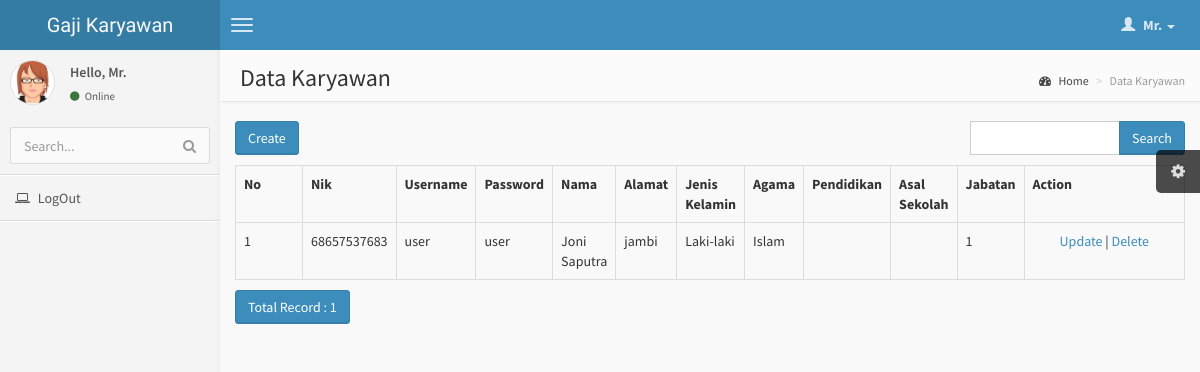
The app's page /index.php/karyawan with its own data.
### tables this page shows
CREATE TABLE `karyawan` (
  `id_karyawan` int(11) NOT NULL AUTO_INCREMENT,
  `nik` varchar(20) DEFAULT NULL,
  `username` varchar(50) DEFAULT NULL,
  `password` varchar(50) DEFAULT NULL,
  `nama` varchar(100) DEFAULT NULL,
  `alamat` text,
  `jenis_kelamin` varchar(10) DEFAULT NULL,
  `agama` varchar(20) DEFAULT NULL,
  `pendidikan` varchar(50) DEFAULT NULL,
  `asal_sekolah` varchar(100) DEFAULT NULL,
  `id_pekerjaan` int(11) DEFAULT NULL,
  PRIMARY KEY (`id_karyawan`)
);

### application/controllers/Karyawan.php (called while the page is built, shortened)
<?php
class Karyawan extends CI_Controller
{
    function __construct()
    {
        $this->load->model('Karyawan_model');
        $this->load->library('form_validation');
    }
    public function index()
    {
        $q = urldecode($this->input->get('q', TRUE));
        $start = intval($this->input->get('start'));
        if ($q <> '') {
            $config['base_url'] = base_url() . 'karyawan/index.html?q=' . urlencode($q);
            $config['first_url'] = base_url() . 'karyawan/index.html?q=' . urlencode($q);
        } else {
            $config['base_url'] = base_url() . 'karyawan/index.html';
            $config['first_url'] = base_url() . 'karyawan/index.html';
        }
        $config['per_page'] = 10;
        $config['page_query_string'] = TRUE;
        $config['total_rows'] = $this->Karyawan_model->total_rows($q);
        $karyawan = $this->Karyawan_model->get_limit_data($config['per_page'], $start, $q);
        $this->load->library('pagination');
        $this->pagination->initialize($config);
        $data = array(
            'karyawan_data' => $karyawan,
            'q' => $q,
            'pagination' => $this->pagination->create_links(),
            'total_rows' => $config['total_rows'],
            'start' => $start,
            'konten' => 'karyawan/karyawan_list',
            'judul' => 'Data Karyawan',
        );
        $this->load->view('v_index', $data);
    }
}

### index.php (called while the page is built, shortened)
<?php
require_once BASEPATH.'core/CodeIgniter.php';

### application/config/config.php (called while the page is built, shortened)
<?php
$config['base_url'] = "http://".$_SERVER['HTTP_HOST'];
$config['base_url'] .= preg_replace('@/+$@','',dirname($_SERVER['SCRIPT_NAME'])).'/';
$config['index_page'] = '';
$config['uri_protocol']	= 'REQUEST_URI';
$config['url_suffix'] = '.html';
$config['language']	= 'english';
$config['charset'] = 'UTF-8';
$config['enable_hooks'] = FALSE;
$config['subclass_prefix'] = 'MY_';
$config['composer_autoload'] = FALSE;
$config['permitted_uri_chars'] = 'a-z 0-9~%.:_\-';
$config['enable_query_strings'] = FALSE;
$config['controller_trigger'] = 'c';
$config['function_trigger'] = 'm';
$config['directory_trigger'] = 'd';
$config['allow_get_array'] = TRUE;
$config['log_threshold'] = 0;
$config['log_path'] = '';
$config['log_file_extension'] = '';
$config['log_file_permissions'] = 0644;
$config['log_date_format'] = 'Y-m-d H:i:s';
$config['error_views_path'] = '';
$config['cache_path'] = '';
$config['cache_query_string'] = FALSE;
$config['encryption_key'] = 'gfjfgjfgsg564674';
$config['sess_driver'] = 'files';
$config['sess_cookie_name'] = 'ci_session';
$config['sess_expiration'] = 7200;
$config['sess_save_path'] = NULL;
$config['sess_match_ip'] = FALSE;
$config['sess_time_to_update'] = 300;
$config['sess_regenerate_destroy'] = FALSE;
$config['cookie_prefix']	= '';
$config['cookie_domain']	= '';
$config['cookie_path']		= '/';
$config['cookie_secure']	= FALSE;
$config['cookie_httponly'] 	= FALSE;
$config['standardize_newlines'] = FALSE;
$config['global_xss_filtering'] = FALSE;
$config['csrf_protection'] = FALSE;
$config['csrf_token_name'] = 'csrf_test_name';
$config['csrf_cookie_name'] = 'csrf_cookie_name';
$config['csrf_expire'] = 7200;
$config['csrf_regenerate'] = TRUE;
$config['csrf_exclude_uris'] = array();
$config['compress_output'] = FALSE;
$config['time_reference'] = 'local';
$config['rewrite_short_tags'] = FALSE;
$config['proxy_ips'] = '';

### application/models/Karyawan_model.php (called while the page is built, shortened)
<?php
class Karyawan_model extends CI_Model
{
    public $table = 'karyawan';
    public $id = 'id_karyawan';
    public $order = 'DESC';
    function total_rows($q = NULL) {
        $this->db->like('id_karyawan', $q);
	$this->db->or_like('nik', $q);
	$this->db->or_like('username', $q);
	$this->db->or_like('password', $q);
	$this->db->or_like('nama', $q);
	$this->db->or_like('alamat', $q);
	$this->db->or_like('jenis_kelamin', $q);
	$this->db->or_like('id_pekerjaan', $q);
	$this->db->from($this->table);
        return $this->db->count_all_results();
    }
    function get_limit_data($limit, $start = 0, $q = NULL) {
        $this->db->order_by($this->id, $this->order);
        $this->db->like('id_karyawan', $q);
	$this->db->or_like('nik', $q);
	$this->db->or_like('username', $q);
	$this->db->or_like('password', $q);
	$this->db->or_like('nama', $q);
	$this->db->or_like('alamat', $q);
	$this->db->or_like('jenis_kelamin', $q);
	$this->db->or_like('id_pekerjaan', $q);
	$this->db->limit($limit, $start);
        return $this->db->get($this->table);
    }
}

### application/views/karyawan/karyawan_list.php (the view, shortened to what this page needs)
<div class="row" style="margin-bottom: 10px">
    <div class="col-md-4">
        <?php echo anchor(site_url('karyawan/create'),'Create', 'class="btn btn-primary"'); ?>
    </div>
    <div class="col-md-4 text-center">
    </div>
    <div class="col-md-1 text-right">
    </div>
    <div class="col-md-3 text-right">
        <form action="<?php echo site_url('karyawan/index'); ?>" class="form-inline" method="get">
            <div class="input-group">
                <input type="text" class="form-control" name="q" value="<?php echo $q; ?>">
                <span class="input-group-btn">
                  <button class="btn btn-primary" type="submit">Search</button>
                </span>
            </div>
        </form>
    </div>
</div>
<table class="table table-bordered" style="margin-bottom: 10px">
    <tr>
        <th>No</th>
        <th>Nik</th>
        <th>Username</th>
        <th>Password</th>
        <th>Nama</th>
        <th>Alamat</th>
        <th>Jenis Kelamin</th>
        <th>Agama</th>
        <th>Pendidikan</th>
        <th>Asal Sekolah</th>
        <th>Jabatan</th>
        <th>Action</th>
    </tr><?php
    if ($karyawan_data->num_rows() > 0) {
    foreach ($karyawan_data->result() as $karyawan)
    {
        ?>
        <tr>
    <td width="80px"><?php echo ++$start ?></td>
    <td><?php echo $karyawan->nik ?></td>
    <td><?php echo $karyawan->username ?></td>
    <td><?php echo $karyawan->password ?></td>
    <td><?php echo $karyawan->nama ?></td>
    <td><?php echo $karyawan->alamat ?></td>
    <td><?php echo $karyawan->jenis_kelamin ?></td>
    <td><?php echo $karyawan->agama ?></td>
    <td><?php echo $karyawan->pendidikan ?></td>
    <td><?php echo $karyawan->asal_sekolah ?></td>
    <td><?php echo $karyawan->id_pekerjaan ?></td>
    <td style="text-align:center" width="200px">
        <?php
        echo anchor(site_url('karyawan/update/'.$karyawan->id_karyawan),'Update');
        echo ' | ';
        echo anchor(site_url('karyawan/delete/'.$karyawan->id_karyawan),'Delete','onclick="javasciprt: return confirm(\'Are You Sure ?\')"');
        ?>
    </td>
</tr>
        <?php
    }
    } else {
        ?>
        <tr>
            <th colspan="12"><center>DATA TIDAK DI TEMUKAN</center></th>
        </tr>
        <?php
    }
    ?>
</table>
<div class="row">
    <div class="col-md-6">
        <a href="#" class="btn btn-primary">Total Record : <?php echo $total_rows ?></a>
    </div>
    <div class="col-md-6 text-right">
    </div>
</div>

### assets/css/AdminLTE.css (style rules this page uses)
html, body { overflow-x: hidden!important; font-family: 'Source Sans Pro', sans-serif; -webkit-font-smoothing: antialiased; min-height: 100%; background: #f9f9f9; }
a { color: #3c8dbc; }
.form-control { -webkit-border-radius: 0px !important; -moz-border-radius: 0px !important; border-radius: 0px !important; box-shadow: none; }
.btn { font-weight: 500; -webkit-border-radius: 3px; -moz-border-radius: 3px; border-radius: 3px; border: 1px solid transparent; -webkit-box-shadow: inset 0px -2px 0px 0px rgba(0, 0, 0, 0.09); -moz-box-shadow: inset 0px -2px 0px 0px rgba(0, 0, 0, 0.09); box-shadow: inset 0px -1px 0px 0px rgba(0, 0, 0, 0.09); }
.btn.btn-primary { background-color: #3c8dbc; border-color: #367fa9; }

### records on screen
karyawan: nik "68657537683", username "user", password "user", nama "Joni Saputra", alamat "jambi", jenis_kelamin "Laki-laki", agama "Islam", id_pekerjaan "1", id_karyawan "Update", id_karyawan "Delete"

### other values on screen
$judul "Data Karyawan"
$total_rows "1"
